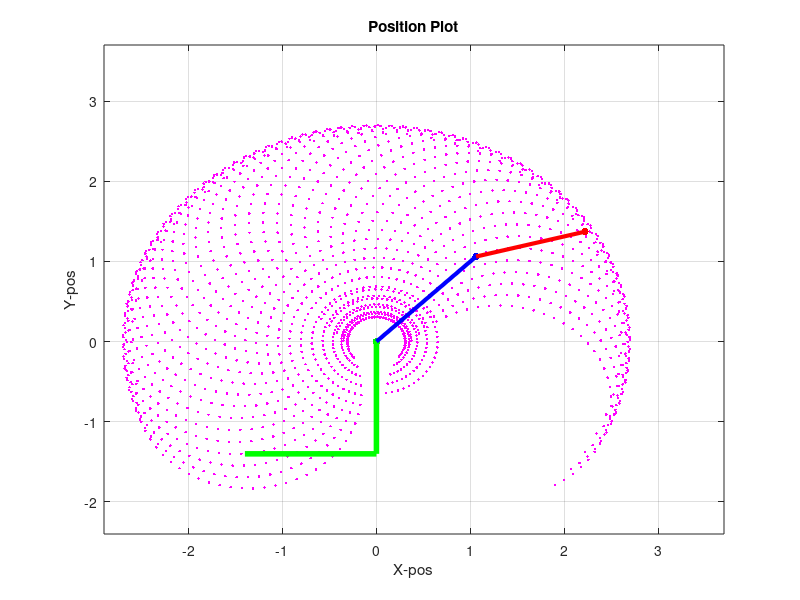

Write MATLAB code to recreate this figure. (Note: this script raises an error after producing the figure.)
function tdof
   %pkg load instrument-control
    clear
    clc

    serialport = 'COM57';
    baudrade = '115200';
    ptitle = 'Serial Data';
    delay = 0.0001;

    theta1 = (-pi/6):0.1:(pi+pi/6);
    theta2 = (-pi/6):0.1:(pi+pi/6);

    [theta1, theta2] = meshgrid(theta1, theta2);
    markersize = 16;
    l0 = 1.4;
    l1 = 1.5;
    l2 = 1.2;
    a1 = pi/4;
    a2 = -pi/6;
    OFF = 1;
    OFF2 = 1.5;
    function [a, b] = invkin(x, y, l1, l2)
        v = (((x*x) + (y*y) - (l2*l2) - (l1*l1))/(2*l1*l2));
        try
        b = atan2(sqrt(1 - (2*v)),v);
        k = [l1+l2*cos(b), l2*sin(b)];
        catch
            a = NaN(1,1);
            b = NaN(1,1);
            return;
        end
        try
        a = atan2(y,x) - atan2(k(1,2), k(1,1));

        catch
            a = NaN(1,1);
            b = NaN(1,1);
            return
        end
    end

   function [x1, y1, x2, y2] = forkin(a1, a2, l1, l2)
     x1 = l1*cos(a1);
     y1 = l1*sin(a1);
     x2 = l1*cos(a1) + l2*cos(a1+a2);
     y2 = l1*sin(a1) + l2*sin(a1+a2);
   end
   [x1, y1, x2, y2] = forkin(theta1, theta2, l1, l2);
   
   plot(x2, y2,'.m');
   axis([-l0-OFF2 (l1+l2)+OFF -l0-OFF (l1+l2)+OFF])
   grid('on')
   title('Position Plot')
   xlabel('X-pos')
   ylabel('Y-pos')
   hold on;
   [x1, y1, x2, y2] = forkin(a1, a2, l1, l2);
   line ([-l0, 0], [-l0 -l0],'Linewidth',4,'Color','g');
   line ([0, 0], [-l0 0],'Linewidth',4,'Color','g');
   plot(0,0,'g.','MarkerSize',markersize);
   line([0 x1],[0 y1],'Linewidth',3,'Color','b');
   plot(x1,y1,'b.','MarkerSize',markersize);
   line([x1 x2],[y1 y2],'Linewidth',3,'Color','r');
   p = plot(x2,y2,'r.','MarkerSize',markersize);
   
   s = serial(serialport, 'BaudRate', 115200);
   
   try fopen(s);
   catch
   end
   

      
   while(ishandle(p))
       data = ginput(1);
       %disp(size(data));
       x = size(data);
       if(x(2) == 2 && x(1) == 1)
           %disp(data);
           
           hold on;
           axis([-l0-OFF2 (l1+l2)+OFF -l0-OFF (l1+l2)+OFF])
           grid('on')
           xlabel('X-pos')
           ylabel('Y-pos')
           [a1, a2] = invkin((data(1,1)),(data(1,2)), l1, l2);
           [x1, y1, x2, y2] = forkin(a1, a2, l1, l2);
           plot(x2,y2,'r.','MarkerSize',markersize);
           plot(data(1,1),data(1,2),'b.','MarkerSize',20);


           line ([-l0, 0], [-l0 -l0],'Linewidth',4,'Color','g');
           line ([0, 0], [-l0 0],'Linewidth',4,'Color','g');
           plot(0,0,'g.','MarkerSize',markersize);
           line([0 x1],[0 y1],'Linewidth',3,'Color','b');
           plot(x1,y1,'b.','MarkerSize',markersize);
           line([x1 x2],[y1 y2],'Linewidth',3,'Color','r');
           p = plot(x2,y2,'r.','MarkerSize',markersize);
           hold off;
           try
               fwrite(s,data(1,1),'double');
               fwrite(s,data(1,2),'double');
           catch
           end
           

           
           pause(0.01);
       end
   end
   %p = plot(x2,y2,'r.','MarkerSize',markersize);
   hold off;
   s = serial(serialport, 'BaudRate', 115200);
   try
   fopen(s);
   figure;
   
   %tic
   b  = -pi/2;
   while (ishandle(p))
       
     data = fscanf(s, '%s');
     c = 0;
     if(~isempty(data))
       clf;
       d = strsplit(data,',');
       if(c > 100)
          disp(str2double(d));
          c = 0; 
       end
       c = c+1;
       [x1, y1, x2, y2] = forkin(str2double(d(1))-b, str2double(d(2)), l1, l2);
       hold on;
       axis([-l0 (l1+l2) -l0 (l1+l2)])
       grid('on')
       xlabel('X-pos')
       ylabel('Y-pos')
       line ([-l0, 0], [-l0 -l0],'Linewidth',4,'Color','g');
       line ([0, 0], [-l0 0],'Linewidth',4,'Color','g');
       plot(0,0,'g.','MarkerSize',markersize);
       line([0 x1],[0 y1],'Linewidth',3,'Color','b');
       plot(x1,y1,'b.','MarkerSize',markersize);
       line([x1 x2],[y1 y2],'Linewidth',3,'Color','r');
       p = plot(x2,y2,'r.','MarkerSize',markersize);
       hold off;
       pause(0.01);
     end
   
   end
   fclose(s);
  catch
   end
end 
